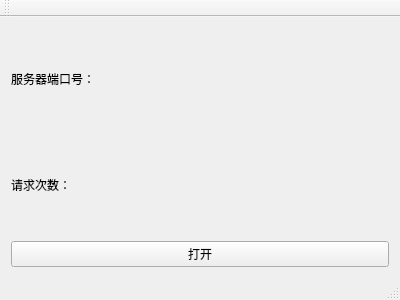
<?xml version="1.0" encoding="UTF-8"?>
<ui version="4.0">
 <class>MainWindow</class>
 <widget class="QMainWindow" name="MainWindow">
  <property name="geometry">
   <rect>
    <x>0</x>
    <y>0</y>
    <width>400</width>
    <height>300</height>
   </rect>
  </property>
  <property name="windowTitle">
   <string>MainWindow</string>
  </property>
  <widget class="QWidget" name="centralWidget">
   <layout class="QGridLayout" name="gridLayout">
    <item row="0" column="0">
     <widget class="QLabel" name="label">
      <property name="text">
       <string>服务器端口号：</string>
      </property>
     </widget>
    </item>
    <item row="0" column="1">
     <widget class="QLabel" name="port">
      <property name="text">
       <string/>
      </property>
     </widget>
    </item>
    <item row="1" column="0">
     <widget class="QLabel" name="label_2">
      <property name="text">
       <string>请求次数：</string>
      </property>
     </widget>
    </item>
    <item row="1" column="1">
     <widget class="QLabel" name="nums">
      <property name="text">
       <string/>
      </property>
     </widget>
    </item>
    <item row="2" column="0" colspan="2">
     <widget class="QPushButton" name="pushButton">
      <property name="text">
       <string>打开</string>
      </property>
     </widget>
    </item>
   </layout>
  </widget>
  <widget class="QMenuBar" name="menuBar">
   <property name="geometry">
    <rect>
     <x>0</x>
     <y>0</y>
     <width>400</width>
     <height>23</height>
    </rect>
   </property>
  </widget>
  <widget class="QToolBar" name="mainToolBar">
   <attribute name="toolBarArea">
    <enum>TopToolBarArea</enum>
   </attribute>
   <attribute name="toolBarBreak">
    <bool>false</bool>
   </attribute>
  </widget>
  <widget class="QStatusBar" name="statusBar"/>
 </widget>
 <layoutdefault spacing="6" margin="11"/>
 <resources/>
 <connections/>
</ui>
